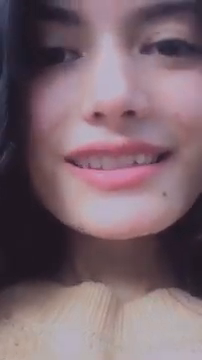
#> input picture frame 62 of Intermideate/1.mp4, 202 x 360 px, given in place of Wildlife.wmv, which was not available
$ python MainProjectOpencv.py
#> lines starting #> are read from the running program, lines starting #| are printed output that depends on the picture; after the words box and inside, x2 and y2 are one past the last pixel; in counts of white or black regions, pixels touching at a corner belong together
import cv2
import numpy as np

cap = cv2.VideoCapture(r'C:\Users\Public\Videos\Sample Videos\Wildlife.wmv')

while True:
     _, frame = cap.read()
#> frame is the input picture: shape (360, 202, 3); mean B, G, R 109.6, 101, 123.1
     hsv_frame = cv2.cvtColor(frame, cv2.COLOR_BGR2HSV)
#> hsv_frame: shape (360, 202, 3); mean H, S, V 137.9, 55.6, 124.3

     # Detecting a Red Color
     low_red = np.array([161, 155, 84])
     high_red = np.array([179, 255, 255])
     red_mask = cv2.inRange(hsv_frame,low_red,high_red)
#> red_mask: shape (360, 202); every value is 0
     red = cv2.bitwise_and(frame, frame, mask = red_mask)
#> red: shape (360, 202, 3); every value is 0

     # Detecting a Blue Color
     low_blue = np.array([94, 80, 25])
     high_blue = np.array([126, 255, 255])
     blue_mask = cv2.inRange(hsv_frame,low_blue,high_blue)
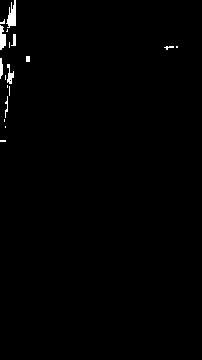
#> blue_mask: shape (360, 202); 0.8% white; 18 white regions (10 under 20 px), largest, box (x1, y1, x2, y2) and area: (6, 0, 16, 28) 167, (0, 25, 6, 50) 110, (7, 64, 14, 84) 74
     blue = cv2.bitwise_and(frame, frame, mask = blue_mask)

     # Detecting a Green Color
     low_green = np.array([25, 52, 72])
     high_green = np.array([102, 255, 255])
     green_mask = cv2.inRange(hsv_frame,low_green,high_green)
     green = cv2.bitwise_and(frame, frame, mask = green_mask)

     cv2.imshow('Frame', frame)
     cv2.imshow('Red', red)
     cv2.imshow('Blue', blue)
     cv2.imshow('Green', green)

     key = cv2.waitKey(1)
#> (key Esc is pressed here)
     if key == 27:
          break


$ run again, starting later in the video
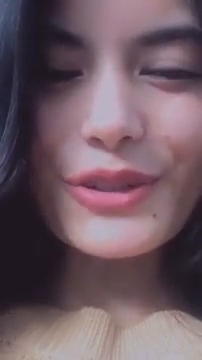
#> input picture frame 282 of Intermideate/1.mp4, 202 x 360 px, given in place of Wildlife.wmv, which was not available
#> frame is the input picture: shape (360, 202, 3); mean B, G, R 98.9, 89.3, 111.1
#> hsv_frame: shape (360, 202, 3); mean H, S, V 141.9, 60.1, 112.8
#> `red_mask = cv2.inRange(hsv_frame,low_red,high_red)`:
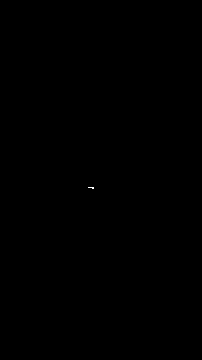
#> red_mask: shape (360, 202); 0.01% white in thin lines or dots, all inside (x1, y1, x2, y2) = (88, 187, 94, 189)
#> blue_mask: shape (360, 202); 2.5% white; 18 white regions (13 under 20 px), largest, box (x1, y1, x2, y2) and area: (0, 0, 18, 141) 1454, (21, 0, 32, 34) 237, (8, 140, 12, 150) 30, (13, 116, 18, 124) 26, (17, 68, 20, 78) 24
#> `blue = cv2.bitwise_and(frame, frame, mask = blue_mask)`:
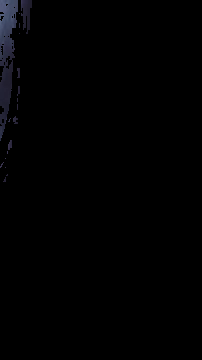
#> blue: shape (360, 202, 3); mean B, G, R 1.8, 1.3, 1.2
#> green_mask: shape (360, 202); every value is 0
#> green: shape (360, 202, 3); every value is 0
